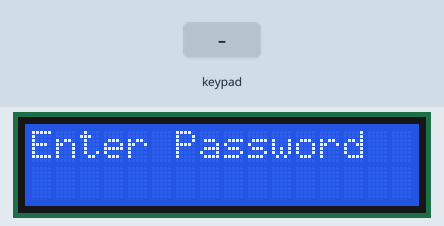
Bench run of a sketch on a simulated Arduino Uno, built with avr-gcc and run on an emulated ATmega328P. On the bench: 16×2 character LCD. The inputs (shaded band) are chosen by the test bench. What the sketch prints to the serial monitor is not drawn.

Above: at 1.2 s.
1.3 s: keypad keys 1 2 3 4 # pressed 0.4 s apart
At 4.0 s:
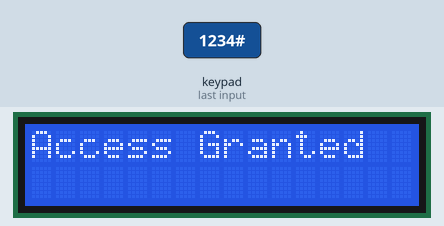
6.3 s: key '#' pressed
At 6.8 s:
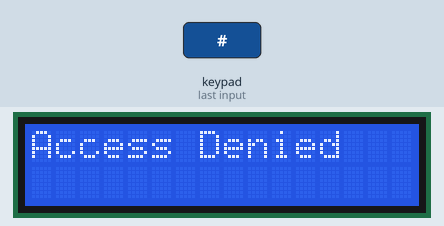
9.3 s: key 'A' pressed
At 9.9 s:
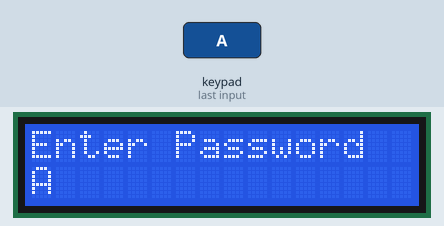
10.8 s: keypad keys 1 2 3 4 * pressed 0.4 s apart
At 13.4 s:
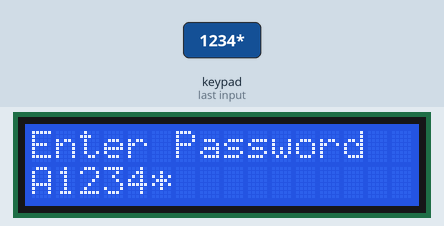
14.3 s: key 'B' pressed
At 14.9 s:
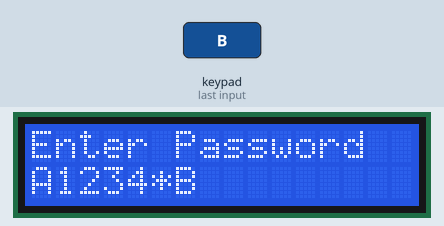
15.8 s: keypad keys 1 2 3 4 A pressed 0.4 s apart
At 18.7 s:
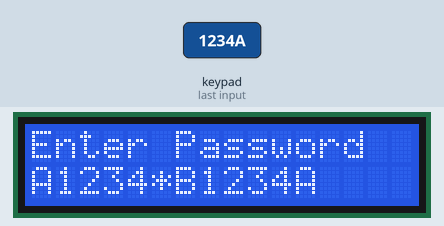
Timing chart, 0 to 20.2 s (numbered marks = the images above; inputs shaded):
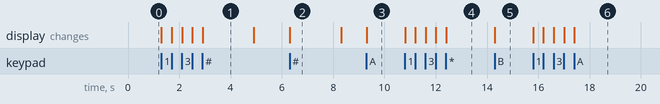

The sketch:

door_lock.ino
```cpp
#include <Keypad.h>
#include <LiquidCrystal.h>

// LCD pins
LiquidCrystal lcd(12, 11, 5, 4, 3, 2);

// Keypad setup
const byte ROWS = 4;
const byte COLS = 4;

char keys[ROWS][COLS] = {
  {'1','2','3','A'},
  {'4','5','6','B'},
  {'7','8','9','C'},
  {'*','0','#','D'}
};

byte rowPins[ROWS] = {9,8,7,6};
byte colPins[COLS] = {13,10,A0,A1};

Keypad keypad = Keypad(makeKeymap(keys), rowPins, colPins, ROWS, COLS);

// Password
String password = "1234";
String input = "";

void setup() {
  lcd.begin(16,2);
  lcd.print("Enter Password");
  Serial.begin(9600);
}

void loop() {
  char key = keypad.getKey();

  if (key) {
    if (key == '#') { // Enter key
      lcd.clear();
      if (input == password) {
        lcd.print("Access Granted");
        Serial.println("Door Unlocked");
      } else {
        lcd.print("Access Denied");
        Serial.println("Wrong Password");
      }
      input = "";
      delay(2000);
      lcd.clear();
      lcd.print("Enter Password");
    }
    else {
      input += key;
      lcd.setCursor(0,1);
      lcd.print(input);
    }
  }
}
```

Measured:
- after the input at 1.3 s, the display: first changes at once (image 1 shows a later state)
- after the input at 6.3 s, the display: changes at once (image 2)
- after the input at 9.3 s, the display: changes at once (image 3)
- after the input at 10.8 s, the display: first changes at once (image 4 shows a later state)
- after the input at 14.3 s, the display: changes at once (image 5)
- after the input at 15.8 s, the display: first changes at once (image 6 shows a later state)
- what the display in image 1 shows lasts 2.0 s, from 2.9 s to 4.9 s
